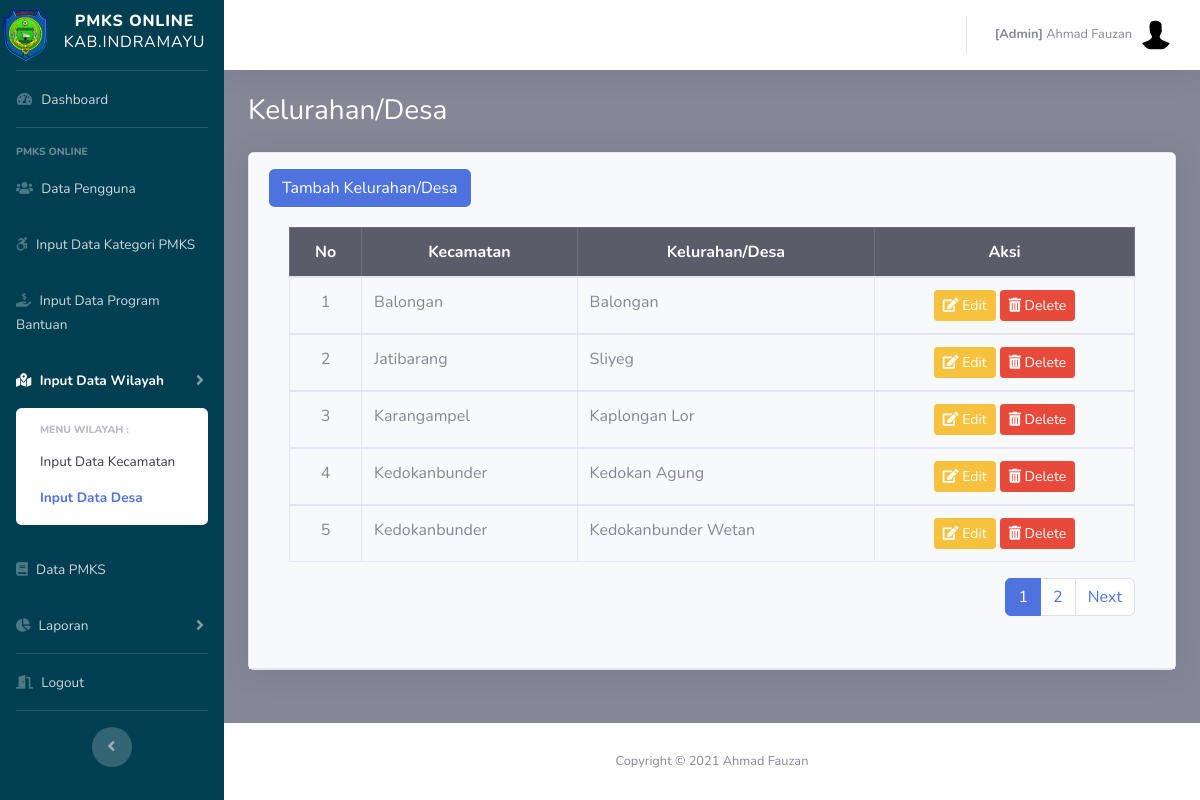
The app's page /admin/desa.php (signed in) with its own data.
### tables this page shows
CREATE TABLE `pegawai` (
  `id_pegawai` int(11) NOT NULL,
  `nm_pegawai` varchar(50) NOT NULL,
  `nip` varchar(50) NOT NULL,
  `no_telepon` varchar(50) NOT NULL,
  `alamat` varchar(100) DEFAULT NULL,
  `id_desa` int(10) NOT NULL,
  `username` varchar(50) NOT NULL,
  `password` varchar(255) NOT NULL,
  `role` varchar(10) NOT NULL,
  `status` int(10) NOT NULL,
  `is_delete` int(11) NOT NULL,
  `row_edit` int(11) NOT NULL,
  `time_input` datetime NOT NULL DEFAULT CURRENT_TIMESTAMP
);

CREATE TABLE `desa` (
  `id_desa` int(10) NOT NULL,
  `nm_desa` varchar(25) NOT NULL,
  `id_kec` int(11) NOT NULL,
  `is_delete` int(11) NOT NULL,
  `row_edit` int(11) NOT NULL,
  `creator` int(11) NOT NULL,
  `time_input` datetime NOT NULL DEFAULT CURRENT_TIMESTAMP
);

CREATE TABLE `kecamatan` (
  `id_kec` int(11) NOT NULL,
  `nm_kec` varchar(20) NOT NULL,
  `is_delete` int(11) NOT NULL,
  `row_edit` int(11) NOT NULL,
  `creator` int(11) NOT NULL,
  `time_input` datetime NOT NULL DEFAULT CURRENT_TIMESTAMP
);

### config.php (called while the page is built, shortened)
<?php
	$database = 'pmks';
?>

### functions.php (called while the page is built, shortened)
<?php
function query($query)
{
	include('config.php');
	$result = mysqli_query($koneksi, $query);
	$rows = [];
	while ($row = mysqli_fetch_assoc($result)) {
		$rows[] = $row;
	}
	return $rows;
}

### admin/desa.php (the view, shortened to what this page needs)
<?php
  include('templetes/sidebar.php');
  include('templetes/topbar.php');
  require_once "../functions.php";
  $jml_DataHalaman = 5;
  $jml_responden = count(query( "SELECT a.*,b.id_kec,b.nm_kec,b.is_delete FROM desa a
               INNER JOIN kecamatan b USING (id_kec) WHERE a.is_delete=1 AND b.is_delete=1 AND nm_kec!= 'Tidak Ada'
               ORDER BY b.nm_kec ASC"));
  $jml_Halaman = ceil($jml_responden / $jml_DataHalaman);
  $pageAktif = (isset($_GET["page"]) ) ? $_GET["page"] : 1;
  $awaldata = ( $jml_DataHalaman * $pageAktif ) - $jml_DataHalaman;
  $desa=query("SELECT a.*,b.id_kec,b.nm_kec,b.is_delete FROM desa a
               INNER JOIN kecamatan b USING (id_kec) WHERE a.is_delete=1 AND b.is_delete=1 AND nm_kec!= 'Tidak Ada'
               ORDER BY b.nm_kec ASC LIMIT $awaldata, $jml_DataHalaman");
?>
        <div class="container-fluid">
          <h1 class="h3 mb-4 text-judul">Kelurahan/Desa</h1>
              <div class="card shadow mb-2">
                <div class="card-header py-3">
                  <button type="button" class="btn btn-primary" data-toggle="modal" data-target="#modalTambah">
                  Tambah Kelurahan/Desa
                </button>
                <div class="card-body">
                <div class="table-responsive">
                <table class="table table-bordered" width="100%" cellspacing="0">
                  <thead class="table-dark">
                    <tr>
                      <th class="text-center">No</th>
                      <th class="text-center">Kecamatan</th>
                      <th class="text-center">Kelurahan/Desa</th>
                      <th class="text-center">Aksi</th>
                    </tr>
                  </thead>
                   <?php $i=$awaldata+1; ?>
                  <?php foreach ($desa as $row):?>
                    <tbody>
                      <tr>
                        <td class="text-center"><?=$i;?></td>
                        <td class="text-left"><?=$row['nm_kec'];?></td>
                        <td class="text-left"><?=$row['nm_desa'];?></td>
                        <td class="text-center">
                          <form method="POST">
                            <button type="button" id="edit" name="edit" class="btn btn-warning btn-sm" data-toggle="modal" data-target="#modalEdit<?= $row['id_desa']; ?>">
                            <i class="fas fa-edit"></i> Edit</button>
                            <button type="submit" name="hapus" class="btn btn-danger btn-sm" onclick="return confirm('yakin hapus <?=$row['nm_desa'] ?>?');">
                            <i class="fas fa-trash-alt"></i> Delete</button>
                          </form>
                        </td>
                      </tr>
                      <?php $i++;?>
                    <?php endforeach; ?>
                  </tbody>
                </table>
                <nav aria-label="Page navigation example">
                  <ul class="pagination float-right">
                    <?php for ($i=1; $i <= $jml_Halaman; $i++) : ?>
                      <?php if ($i == $pageAktif) : ?>
                        <li class="page-item active"><a class="page-link" href="?page=<?=$i; ?>"><?=$i; ?></a></li>
                        <?php else : ?>
                          <li class="page-item"><a class="page-link" href="?page=<?=$i; ?>"><?=$i; ?></a></li>
                        <?php endif; ?>
                      <?php endfor; ?>
                      <?php if ($pageAktif < $jml_Halaman) : ?>
                        <li class="page-item"><a class="page-link" href="?page=<?=$pageAktif+1; ?>">Next</a></li>
                      <?php endif; ?>
                    </ul>
                  </nav>
                </div>
              </div>
            </div>
          </div>
        </div>
      </div>
      <?php include('templetes/footer.php');?>

### admin/templetes/topbar.php (shortened to what this page needs)
<?php
require_once "../functions.php";
$idp = $_SESSION["id_pegawai"];
$pg = query("SELECT * FROM pegawai WHERE is_delete=1 AND id_pegawai = $idp")[0];
?>
          <ul class="navbar-nav ml-auto">
            <li class="nav-item dropdown no-arrow">
              <a class="nav-link dropdown-toggle" href="#" id="userDropdown" role="button" data-toggle="dropdown" aria-haspopup="true" aria-expanded="false">
                <span class="mr-2 d-none d-lg-inline text-gray-600 small"><b>[<?=$pg['role']?>]</b> <?=$pg['nm_pegawai']?></span>
                <img class="img-profile rounded-circle" src="../assets/img/default.jpg">
              </a>
            </li>
          </ul>
        </nav>

### admin/templetes/sidebar.php (style rules this page uses)
.text-judul { color: #ffffff; }

### records on screen
pegawai: role "Admin", nm_pegawai "Ahmad Fauzan"
desa: id_kec.nm_kec "Balongan", nm_desa "Balongan"
desa: id_kec.nm_kec "Jatibarang", nm_desa "Sliyeg"
desa: id_kec.nm_kec "Karangampel", nm_desa "Kaplongan Lor"
desa: id_kec.nm_kec "Kedokanbunder", nm_desa "Kedokan Agung"
desa: id_kec.nm_kec "Kedokanbunder", nm_desa "Kedokanbunder Wetan"
